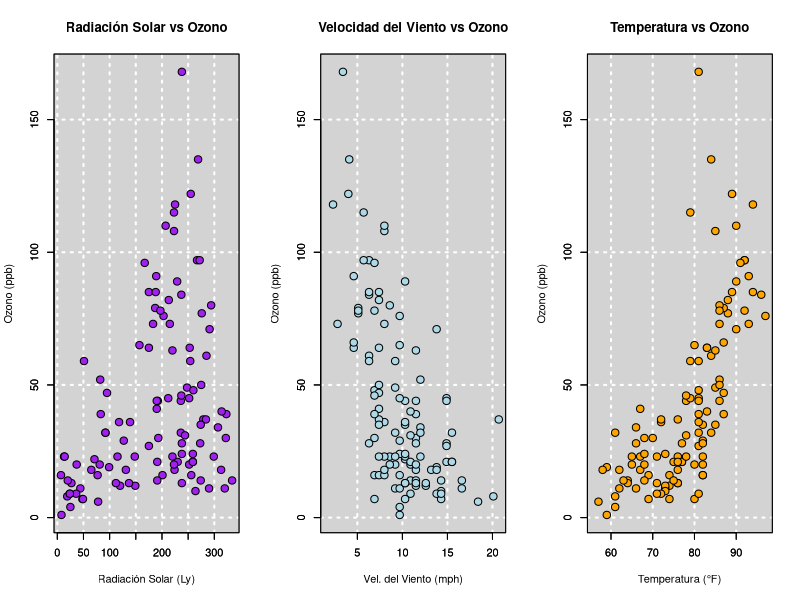
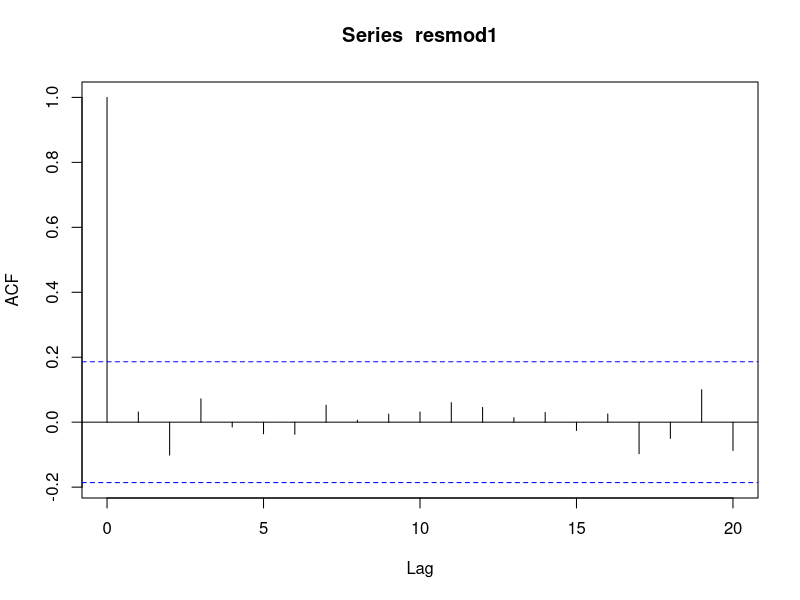

Source code (R) for these figures, in order: (Note: this script raises an error after producing the figures.)
library(tidyr)
library(nortest)
library(lmtest)

setwd("G:\\Otros ordenadores\\Mi PC\\Universidad\\8 Semestre\\Econometria\\R-scripts\\Tareas")

data("airquality")

df <- as.data.frame(airquality)

# 1) Gráfico x vs y
x11(width=10,height=4)

op <- par(mfrow = c(1, 3))

panel <- function(x, y, titulo, xlab, ylab, pbg, lcol){
  plot(x, y, type="n", main=titulo, xlab=xlab, ylab=ylab)
  rect(par("usr")[1], par("usr")[3],
       par("usr")[2], par("usr")[4],
       col="lightgray", border=NA)
  grid(col="white", lwd=2)
  points(x, y, pch=21, bg=pbg, col="black", cex=1.5)
  box(); axis(1); axis(2)
}

panel(df$Solar.R, df$Ozone,
      "Radiación Solar vs Ozono",
      "Radiación Solar (Ly)", "Ozono (ppb)",
      "purple", "darkred")

panel(df$Wind, df$Ozone,
      "Velocidad del Viento vs Ozono",
      "Vel. del Viento (mph)", "Ozono (ppb)",
      "lightblue", "blue")

panel(df$Temp, df$Ozone,
      "Temperatura vs Ozono",
      "Temperatura (°F)", "Ozono (ppb)",
      "orange", "red")

par(op)

# 2) Modelo RLM

summary(mod1 <- lm(Ozone ~ Solar.R + Wind + Temp, data = df, na.action = na.omit))
resmod1 <- residuals(mod1)
sum(resmod1)
shapiro.test(resmod1)
lillie.test(resmod1)

bptest(Ozone ~ Solar.R + Wind + Temp, data = df)

acf(resmod1)
ols_plot_resid_fit(mod1)
ols_test_score(mod1)
dwtest(Ozone ~ Solar.R + Wind + Temp, data = df)
